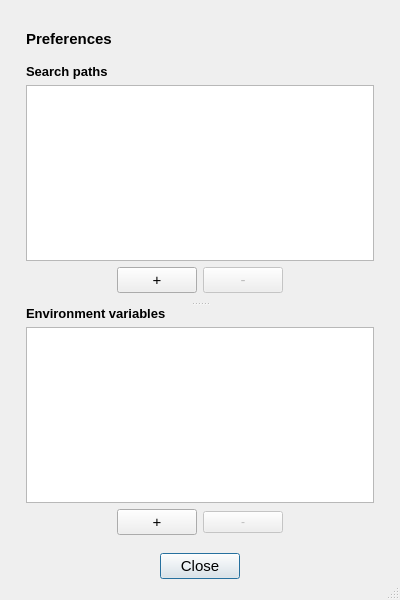
<?xml version="1.0" encoding="UTF-8"?>
<ui version="4.0">
 <class>Preferences</class>
 <widget class="QDialog" name="Preferences">
  <property name="windowModality">
   <enum>Qt::WindowModal</enum>
  </property>
  <property name="geometry">
   <rect>
    <x>0</x>
    <y>0</y>
    <width>400</width>
    <height>600</height>
   </rect>
  </property>
  <property name="sizePolicy">
   <sizepolicy hsizetype="Preferred" vsizetype="Preferred">
    <horstretch>0</horstretch>
    <verstretch>0</verstretch>
   </sizepolicy>
  </property>
  <property name="minimumSize">
   <size>
    <width>400</width>
    <height>600</height>
   </size>
  </property>
  <property name="windowTitle">
   <string>Preferences</string>
  </property>
  <property name="sizeGripEnabled">
   <bool>true</bool>
  </property>
  <layout class="QVBoxLayout" name="verticalLayout">
   <property name="spacing">
    <number>0</number>
   </property>
   <property name="leftMargin">
    <number>12</number>
   </property>
   <property name="topMargin">
    <number>12</number>
   </property>
   <property name="rightMargin">
    <number>12</number>
   </property>
   <property name="bottomMargin">
    <number>12</number>
   </property>
   <item>
    <widget class="QWidget" name="preferencesWidget" native="true">
     <property name="styleSheet">
      <string notr="true"/>
     </property>
     <layout class="QVBoxLayout" name="verticalLayout_5">
      <property name="leftMargin">
       <number>4</number>
      </property>
      <property name="topMargin">
       <number>8</number>
      </property>
      <property name="rightMargin">
       <number>4</number>
      </property>
      <property name="bottomMargin">
       <number>0</number>
      </property>
      <item>
       <widget class="QWidget" name="preferencesBar" native="true">
        <property name="minimumSize">
         <size>
          <width>0</width>
          <height>0</height>
         </size>
        </property>
        <layout class="QHBoxLayout" name="horizontalLayout">
         <property name="spacing">
          <number>0</number>
         </property>
         <property name="leftMargin">
          <number>10</number>
         </property>
         <property name="topMargin">
          <number>10</number>
         </property>
         <property name="rightMargin">
          <number>10</number>
         </property>
         <property name="bottomMargin">
          <number>10</number>
         </property>
         <item>
          <widget class="QLabel" name="label">
           <property name="font">
            <font>
             <pointsize>11</pointsize>
             <bold>true</bold>
            </font>
           </property>
           <property name="text">
            <string>Preferences</string>
           </property>
          </widget>
         </item>
        </layout>
       </widget>
      </item>
      <item>
       <widget class="QSplitter" name="splitter">
        <property name="orientation">
         <enum>Qt::Vertical</enum>
        </property>
        <widget class="QWidget" name="widget_4" native="true">
         <layout class="QVBoxLayout" name="verticalLayout_3">
          <property name="leftMargin">
           <number>10</number>
          </property>
          <property name="topMargin">
           <number>0</number>
          </property>
          <property name="rightMargin">
           <number>10</number>
          </property>
          <property name="bottomMargin">
           <number>0</number>
          </property>
          <item>
           <widget class="QLabel" name="label_2">
            <property name="font">
             <font>
              <pointsize>10</pointsize>
              <bold>true</bold>
             </font>
            </property>
            <property name="text">
             <string>Search paths</string>
            </property>
           </widget>
          </item>
          <item>
           <widget class="ListWidget" name="searchpaths">
            <property name="font">
             <font>
              <pointsize>10</pointsize>
             </font>
            </property>
            <property name="acceptDrops">
             <bool>true</bool>
            </property>
            <property name="alternatingRowColors">
             <bool>true</bool>
            </property>
           </widget>
          </item>
          <item>
           <widget class="QWidget" name="widget_2" native="true">
            <layout class="QHBoxLayout" name="horizontalLayout_4">
             <property name="topMargin">
              <number>0</number>
             </property>
             <item>
              <spacer name="horizontalSpacer_5">
               <property name="orientation">
                <enum>Qt::Horizontal</enum>
               </property>
               <property name="sizeHint" stdset="0">
                <size>
                 <width>40</width>
                 <height>20</height>
                </size>
               </property>
              </spacer>
             </item>
             <item>
              <widget class="QPushButton" name="addSearchpath">
               <property name="font">
                <font>
                 <pointsize>11</pointsize>
                </font>
               </property>
               <property name="text">
                <string>+</string>
               </property>
               <property name="autoDefault">
                <bool>false</bool>
               </property>
              </widget>
             </item>
             <item>
              <widget class="QPushButton" name="removeSearchpath">
               <property name="enabled">
                <bool>false</bool>
               </property>
               <property name="font">
                <font>
                 <pointsize>11</pointsize>
                </font>
               </property>
               <property name="text">
                <string>-</string>
               </property>
               <property name="autoDefault">
                <bool>false</bool>
               </property>
              </widget>
             </item>
             <item>
              <spacer name="horizontalSpacer_6">
               <property name="orientation">
                <enum>Qt::Horizontal</enum>
               </property>
               <property name="sizeHint" stdset="0">
                <size>
                 <width>40</width>
                 <height>20</height>
                </size>
               </property>
              </spacer>
             </item>
            </layout>
           </widget>
          </item>
         </layout>
        </widget>
        <widget class="QWidget" name="widget_5" native="true">
         <property name="styleSheet">
          <string notr="true"/>
         </property>
         <layout class="QVBoxLayout" name="verticalLayout_4">
          <property name="leftMargin">
           <number>10</number>
          </property>
          <property name="topMargin">
           <number>0</number>
          </property>
          <property name="rightMargin">
           <number>10</number>
          </property>
          <property name="bottomMargin">
           <number>0</number>
          </property>
          <item>
           <widget class="QLabel" name="label_3">
            <property name="font">
             <font>
              <pointsize>10</pointsize>
              <bold>true</bold>
             </font>
            </property>
            <property name="text">
             <string>Environment variables</string>
            </property>
           </widget>
          </item>
          <item>
           <widget class="ListWidget" name="environmentvars">
            <property name="alternatingRowColors">
             <bool>true</bool>
            </property>
            <property name="selectionMode">
             <enum>QAbstractItemView::ExtendedSelection</enum>
            </property>
           </widget>
          </item>
          <item>
           <widget class="QWidget" name="widget" native="true">
            <property name="minimumSize">
             <size>
              <width>0</width>
              <height>0</height>
             </size>
            </property>
            <layout class="QHBoxLayout" name="horizontalLayout_3">
             <property name="topMargin">
              <number>0</number>
             </property>
             <item>
              <spacer name="horizontalSpacer_3">
               <property name="orientation">
                <enum>Qt::Horizontal</enum>
               </property>
               <property name="sizeHint" stdset="0">
                <size>
                 <width>40</width>
                 <height>20</height>
                </size>
               </property>
              </spacer>
             </item>
             <item>
              <widget class="QPushButton" name="addEnvironmentvar">
               <property name="font">
                <font>
                 <pointsize>11</pointsize>
                </font>
               </property>
               <property name="text">
                <string>+</string>
               </property>
               <property name="autoDefault">
                <bool>false</bool>
               </property>
              </widget>
             </item>
             <item>
              <widget class="QPushButton" name="removeEnvironmentvar">
               <property name="enabled">
                <bool>false</bool>
               </property>
               <property name="font">
                <font>
                 <pointsize>9</pointsize>
                </font>
               </property>
               <property name="text">
                <string>-</string>
               </property>
               <property name="autoDefault">
                <bool>false</bool>
               </property>
              </widget>
             </item>
             <item>
              <spacer name="horizontalSpacer_4">
               <property name="orientation">
                <enum>Qt::Horizontal</enum>
               </property>
               <property name="sizeHint" stdset="0">
                <size>
                 <width>40</width>
                 <height>20</height>
                </size>
               </property>
              </spacer>
             </item>
            </layout>
           </widget>
          </item>
         </layout>
        </widget>
       </widget>
      </item>
     </layout>
    </widget>
   </item>
   <item>
    <widget class="QWidget" name="buttonsWidget" native="true">
     <property name="minimumSize">
      <size>
       <width>0</width>
       <height>0</height>
      </size>
     </property>
     <layout class="QHBoxLayout" name="horizontalLayout_2">
      <item>
       <spacer name="horizontalSpacer_2">
        <property name="orientation">
         <enum>Qt::Horizontal</enum>
        </property>
        <property name="sizeHint" stdset="0">
         <size>
          <width>239</width>
          <height>20</height>
         </size>
        </property>
       </spacer>
      </item>
      <item>
       <widget class="QPushButton" name="close">
        <property name="font">
         <font>
          <pointsize>11</pointsize>
         </font>
        </property>
        <property name="toolTip">
         <string>Close</string>
        </property>
        <property name="text">
         <string>Close</string>
        </property>
        <property name="autoDefault">
         <bool>false</bool>
        </property>
        <property name="default">
         <bool>true</bool>
        </property>
       </widget>
      </item>
      <item>
       <spacer name="horizontalSpacer">
        <property name="orientation">
         <enum>Qt::Horizontal</enum>
        </property>
        <property name="sizeHint" stdset="0">
         <size>
          <width>239</width>
          <height>20</height>
         </size>
        </property>
       </spacer>
      </item>
     </layout>
    </widget>
   </item>
  </layout>
 </widget>
 <customwidgets>
  <customwidget>
   <class>ListWidget</class>
   <extends>QListWidget</extends>
   <header>../../../listwidget.h</header>
  </customwidget>
 </customwidgets>
 <resources>
  <include location="jobman.qrc"/>
  <include location="jobman.qrc"/>
 </resources>
 <connections>
  <connection>
   <sender>close</sender>
   <signal>clicked()</signal>
   <receiver>Preferences</receiver>
   <slot>close()</slot>
   <hints>
    <hint type="sourcelabel">
     <x>199</x>
     <y>571</y>
    </hint>
    <hint type="destinationlabel">
     <x>199</x>
     <y>299</y>
    </hint>
   </hints>
  </connection>
 </connections>
</ui>
